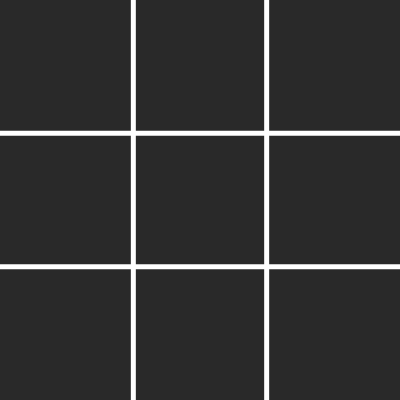
Frame 1 (no input)
Frame 60 (no input): identical to frame 1, image omitted
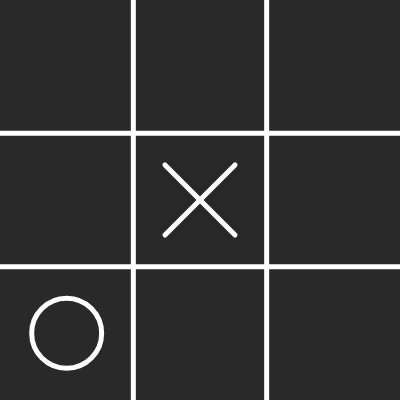
Frame 120 (the mouse pressed at the canvas centre since frame 60)

The p5.js sketch that drew these frames (run headless with seeded random() and noise() and a simulated clock; from frame 60 on, the mouse is pressed at the canvas centre):

// p5.js sketch
// ── sketch.js
var game;
var canvas;
var maxUISize = 400;
var curUISize;

function setup() {
    canvas = createCanvas(maxUISize, maxUISize);

    game = new GameManager();
    game.reset();

    setCanvas();
}

function draw() {
    game.update();
}

function setCanvas() {
    let shortest = min(windowWidth, windowHeight);
    curUISize = min(maxUISize, shortest);
    resizeCanvas(curUISize, curUISize);

    let x = (windowWidth - width) / 2;
    let y = (windowHeight - height) / 2;
    canvas.position(x, y);

    game.setStrokes();
}

function windowResized() {
    setCanvas();
}

// ── ai.js
function AI() {
    minimaxScores = [0, 1, -1];

    this.aiMove = function (board) {
        moves = board.possibleMoves();
        let bestMoves = [];

        let bestScore = Infinity;
        let score = Infinity;

        moves.forEach(m => {
            board.aiMove(m.row, m.col);
            score = minimax(board, 0, true);
            board.clearCell(m.row, m.col);

            if (score < bestScore) {
                bestScore = score;
                bestMoves = [m];
            }
            else if (score == bestScore)
                bestMoves.push(m);
        });

        return bestMoves[floor(random(bestMoves.length))];
    }

    function minimax(board, depth, isMaximizing) {
        let curWinner = board.checkWinner();
        if (curWinner)
            return minimaxScores[board.board[curWinner.start.row][curWinner.start.col]];

        moves = board.possibleMoves();
        if (moves.length == 0)
            return this.minimaxScores[0];

        let bestScore;
        let score;

        if (isMaximizing) {
            bestScore = -Infinity;

            moves.forEach(m => {
                board.playerMove(m.row, m.col);
                score = minimax(board, depth + 1, false);
                board.clearCell(m.row, m.col);

                bestScore = max(bestScore, score);
            });
        }
        else {
            bestScore = Infinity;

            moves.forEach(m => {
                board.aiMove(m.row, m.col);
                score = minimax(board, depth + 1, true);
                board.clearCell(m.row, m.col);

                bestScore = min(bestScore, score);
            });
        }

        return bestScore;
    }
}
// ── board.js
function Board() {
    this.emptyCell = 0;
    this.playerCell = 1;
    this.aiCell = 2;

    this.reset = function () {
        this.board = [
            [this.emptyCell, this.emptyCell, this.emptyCell],
            [this.emptyCell, this.emptyCell, this.emptyCell],
            [this.emptyCell, this.emptyCell, this.emptyCell],
        ];
    }

    this.playerMove = function (row, col) {
        if (this.board[row][col] == this.emptyCell) {
            this.board[row][col] = this.playerCell;
            return true;
        }

        return false;
    }

    this.aiMove = function (row, col) {
        if (this.board[row][col] == this.emptyCell)
            this.board[row][col] = this.aiCell;
    }

    this.clearCell = function (row, col) {
        if (this.board[row][col] != this.emptyCell)
            this.board[row][col] = this.emptyCell;
    }

    this.possibleMoves = function () {
        var moves = [];

        for (let row = 0; row < 3; ++row) {
            for (let col = 0; col < 3; ++col) {
                if (this.board[row][col] == this.emptyCell)
                    moves.push(new Cell(row, col));
            }
        }

        return moves;
    }

    this.hasWon = function (a, b, c) {
        return (a === b && b === c) && (a != this.emptyCell);
    }

    this.checkWinner = function () {
        for (var row = 0; row < 3; ++row)
            if (this.hasWon(this.board[row][0], this.board[row][1], this.board[row][2]))
                return new Winner(this.board[row][0], new Cell(row, 0), new Cell(row, 2));

        for (var col = 0; col < 3; ++col)
            if (this.hasWon(this.board[0][col], this.board[1][col], this.board[2][col]))
                return new Winner(this.board[0][col], new Cell(0, col), new Cell(2, col));

        if (this.hasWon(this.board[0][0], this.board[1][1], this.board[2][2]))
            return new Winner(this.board[0][0], new Cell(0, 0), new Cell(2, 2));

        if (this.hasWon(this.board[0][2], this.board[1][1], this.board[2][0]))
            return new Winner(this.board[0][2], new Cell(0, 2), new Cell(2, 0));
    }
}
// ── cell.js
class Cell {
    constructor(row, col) {
        this.row = row;
        this.col = col;
    }
}
// ── display_manager.js
function DisplayManager() {
    this.repr = [' ', 'X', 'O'];
    this.maxStrokeWeight = 5;
    this.maxSymbolSize = 35;

    this.maxAnnouncementStrokeWeight = 20;
    this.maxAnnouncementTextSize = 100;

    this.symbolSize;
    this.announcementStrokeWeight;
    this.announcementTextSize;

    this.reset = function () {
        stroke(255);
        noFill();

        let curWeight = map(curUISize, 0, maxUISize, 0, this.maxStrokeWeight);
        strokeWeight(curWeight);

        this.symbolSize = map(curUISize, 0, maxUISize, 0, this.maxSymbolSize);
        this.announcementStrokeWeight = map(curUISize, 0, maxUISize, 0, this.maxAnnouncementStrokeWeight);
        this.announcementTextSize = map(curUISize, 0, maxUISize, 0, this.maxAnnouncementTextSize);
    }

    this.pixel = function (row, col) {
        let x = (col * width / 3) + width / 6;
        let y = (row * height / 3) + height / 6;
        return { x, y };
    }

    this.doublePixel = function (start, end) {
        let x1 = (start.col * width / 3) + width / 6;
        let y1 = (start.row * height / 3) + height / 6;

        let x2 = (end.col * width / 3) + width / 6;
        let y2 = (end.row * height / 3) + height / 6;

        return { x1, x2, y1, y2 };
    }

    this.drawX = function (row, col, size) {
        let { x, y } = this.pixel(row, col);
        line(x - size, y - size, x + size, y + size);
        line(x + size, y - size, x - size, y + size);
    }

    this.drawO = function (row, col, size) {
        let { x, y } = this.pixel(row, col);
        ellipse(x, y, 2 * size, 2 * size);
    }

    this.drawBoard = function (board) {
        background(41);
        this.drawBase();
        this.fillBoard(board);
    }

    this.drawBase = function () {
        for (let i = 1; i < 3; ++i) {
            line(0, i * height / 3, width, i * height / 3);
            line(i * width / 3, 0, i * width / 3, height);
        }
    }

    this.fillBoard = function (board) {
        for (let row = 0; row < 3; ++row) {
            for (let col = 0; col < 3; ++col) {
                cur = this.repr[board[row][col]];

                if (cur == 'X')
                    this.drawX(row, col, this.symbolSize);
                else if (cur == 'O')
                    this.drawO(row, col, this.symbolSize);
            }
        }
    }

    this.drawWinner = function (winner) {
        let start = winner.start;
        let end = winner.end;

        let { x1, y1, x2, y2 } = this.doublePixel(start, end);

        line(x1, y1, x2, y2);
    }

    this.announce = function (message) {
        textSize(this.announcementTextSize);
        textFont('Consolas');
        textAlign(CENTER, CENTER);
        fill(255);
        stroke(41);
        strokeWeight(this.announcementStrokeWeight);
        text(message, width / 2, height / 2);
        this.reset();
    }
}
// ── game_manager.js
function GameManager() {
    var board = new Board();
    var display = new DisplayManager();
    var ai = new AI();

    this.reset = function () {
        board.reset();
        this.canPlay = true;
        this.isPlayerTurn = true;
    }

    this.setStrokes = function () {
        display.reset();
    }

    this.handleWinner = function () {
        moves = board.possibleMoves();
        curWinner = board.checkWinner();

        if (curWinner) { // Somebody wins the game
            display.drawWinner(curWinner);

            this.canPlay = false;
            display.announce(display.repr[curWinner.winner] + " wins");
        }
        else if (moves.length == 0) { // The game is a draw
            this.canPlay = false;
            display.announce("Draw");
        }
    }

    this.handleMoves = function () {
        if (!this.canPlay)
            return;

        if (!this.isPlayerTurn) {
            this.handleAI();
            this.isPlayerTurn = true;
        }
    }

    this.handleAI = function () {
        let bestMove = ai.aiMove(board);
        board.aiMove(bestMove.row, bestMove.col);
    }

    this.update = function () {
        display.drawBoard(board.board);
        this.handleWinner();
        this.handleMoves();
    }

    this.playerMove = function () {
        if (this.canPlay && this.isPlayerTurn) {
            let row = floor(mouseY / (height / 3));
            let col = floor(mouseX / (width / 3));

            if (board.playerMove(row, col))
                this.isPlayerTurn = false;
        }
    }
}

function mousePressed() {
    if (!game.canPlay)
        game.reset();
    else
        game.playerMove();
}

// ── winner.js
class Winner {
    constructor(winner, start, end) {
        this.winner = winner;
        this.start = start;
        this.end = end;
    }
}
